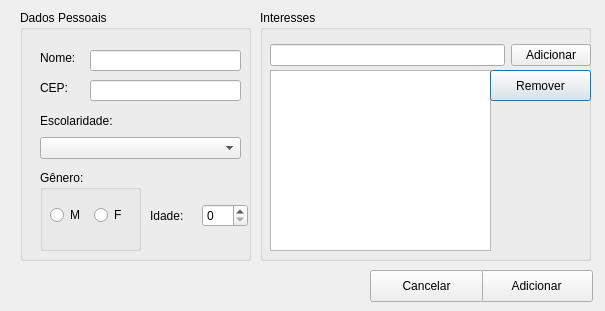
<?xml version="1.0" encoding="UTF-8"?>
<ui version="4.0">
 <class>UsuarioPerfil</class>
 <widget class="QDialog" name="UsuarioPerfil">
  <property name="geometry">
   <rect>
    <x>0</x>
    <y>0</y>
    <width>605</width>
    <height>311</height>
   </rect>
  </property>
  <property name="windowTitle">
   <string>Dialog</string>
  </property>
  <widget class="QGroupBox" name="groupBox">
   <property name="geometry">
    <rect>
     <x>20</x>
     <y>10</y>
     <width>231</width>
     <height>251</height>
    </rect>
   </property>
   <property name="title">
    <string>Dados Pessoais</string>
   </property>
   <widget class="QLabel" name="label_5">
    <property name="geometry">
     <rect>
      <x>20</x>
      <y>70</y>
      <width>59</width>
      <height>16</height>
     </rect>
    </property>
    <property name="minimumSize">
     <size>
      <width>59</width>
      <height>0</height>
     </size>
    </property>
    <property name="text">
     <string>CEP:</string>
    </property>
   </widget>
   <widget class="QGroupBox" name="groupBox_2">
    <property name="geometry">
     <rect>
      <x>20</x>
      <y>160</y>
      <width>101</width>
      <height>81</height>
     </rect>
    </property>
    <property name="title">
     <string>Gênero:</string>
    </property>
    <widget class="QWidget" name="">
     <property name="geometry">
      <rect>
       <x>10</x>
       <y>30</y>
       <width>81</width>
       <height>31</height>
      </rect>
     </property>
     <layout class="QHBoxLayout" name="horizontalLayout">
      <item>
       <widget class="QRadioButton" name="radioButton">
        <property name="text">
         <string>M</string>
        </property>
       </widget>
      </item>
      <item>
       <widget class="QRadioButton" name="radioButton_2">
        <property name="text">
         <string>F</string>
        </property>
       </widget>
      </item>
     </layout>
    </widget>
   </widget>
   <widget class="QLineEdit" name="lineEdit_2">
    <property name="geometry">
     <rect>
      <x>70</x>
      <y>70</y>
      <width>151</width>
      <height>21</height>
     </rect>
    </property>
    <property name="minimumSize">
     <size>
      <width>113</width>
      <height>0</height>
     </size>
    </property>
   </widget>
   <widget class="QLabel" name="label">
    <property name="geometry">
     <rect>
      <x>20</x>
      <y>40</y>
      <width>59</width>
      <height>16</height>
     </rect>
    </property>
    <property name="text">
     <string>Nome:</string>
    </property>
   </widget>
   <widget class="QLineEdit" name="lineEdit">
    <property name="geometry">
     <rect>
      <x>70</x>
      <y>40</y>
      <width>151</width>
      <height>21</height>
     </rect>
    </property>
   </widget>
   <widget class="QWidget" name="">
    <property name="geometry">
     <rect>
      <x>130</x>
      <y>190</y>
      <width>98</width>
      <height>31</height>
     </rect>
    </property>
    <layout class="QHBoxLayout" name="horizontalLayout_2">
     <item>
      <widget class="QLabel" name="label_3">
       <property name="text">
        <string>Idade:</string>
       </property>
      </widget>
     </item>
     <item>
      <widget class="QSpinBox" name="spinBox"/>
     </item>
    </layout>
   </widget>
   <widget class="QWidget" name="">
    <property name="geometry">
     <rect>
      <x>20</x>
      <y>100</y>
      <width>201</width>
      <height>49</height>
     </rect>
    </property>
    <layout class="QVBoxLayout" name="verticalLayout">
     <item>
      <widget class="QLabel" name="label_4">
       <property name="text">
        <string>Escolaridade:</string>
       </property>
      </widget>
     </item>
     <item>
      <widget class="QComboBox" name="comboBox"/>
     </item>
    </layout>
   </widget>
   <zorder>lineEdit</zorder>
   <zorder>label</zorder>
   <zorder>label_3</zorder>
   <zorder>label_4</zorder>
   <zorder>label_5</zorder>
   <zorder>spinBox</zorder>
   <zorder>comboBox</zorder>
   <zorder>groupBox_2</zorder>
   <zorder>label_3</zorder>
   <zorder>lineEdit_2</zorder>
   <zorder>label</zorder>
   <zorder>lineEdit</zorder>
   <zorder></zorder>
  </widget>
  <widget class="QGroupBox" name="groupBox_3">
   <property name="geometry">
    <rect>
     <x>260</x>
     <y>10</y>
     <width>331</width>
     <height>251</height>
    </rect>
   </property>
   <property name="title">
    <string>Interesses</string>
   </property>
   <widget class="QListView" name="listView">
    <property name="geometry">
     <rect>
      <x>10</x>
      <y>60</y>
      <width>221</width>
      <height>181</height>
     </rect>
    </property>
   </widget>
   <widget class="QPushButton" name="pushButton_3">
    <property name="geometry">
     <rect>
      <x>230</x>
      <y>60</y>
      <width>101</width>
      <height>31</height>
     </rect>
    </property>
    <property name="text">
     <string>Remover</string>
    </property>
   </widget>
   <widget class="QWidget" name="">
    <property name="geometry">
     <rect>
      <x>10</x>
      <y>30</y>
      <width>321</width>
      <height>31</height>
     </rect>
    </property>
    <layout class="QHBoxLayout" name="horizontalLayout_3">
     <item>
      <widget class="QLineEdit" name="lineEdit_3"/>
     </item>
     <item>
      <widget class="QPushButton" name="pushButton_2">
       <property name="text">
        <string>Adicionar</string>
       </property>
      </widget>
     </item>
    </layout>
   </widget>
  </widget>
  <widget class="QPushButton" name="pushButton">
   <property name="geometry">
    <rect>
     <x>480</x>
     <y>270</y>
     <width>113</width>
     <height>32</height>
    </rect>
   </property>
   <property name="text">
    <string>Adicionar</string>
   </property>
  </widget>
  <widget class="QPushButton" name="pushButton_4">
   <property name="geometry">
    <rect>
     <x>370</x>
     <y>270</y>
     <width>113</width>
     <height>32</height>
    </rect>
   </property>
   <property name="text">
    <string>Cancelar</string>
   </property>
  </widget>
 </widget>
 <resources/>
 <connections>
  <connection>
   <sender>pushButton_4</sender>
   <signal>clicked()</signal>
   <receiver>UsuarioPerfil</receiver>
   <slot>close()</slot>
   <hints>
    <hint type="sourcelabel">
     <x>394</x>
     <y>286</y>
    </hint>
    <hint type="destinationlabel">
     <x>290</x>
     <y>274</y>
    </hint>
   </hints>
  </connection>
 </connections>
</ui>
